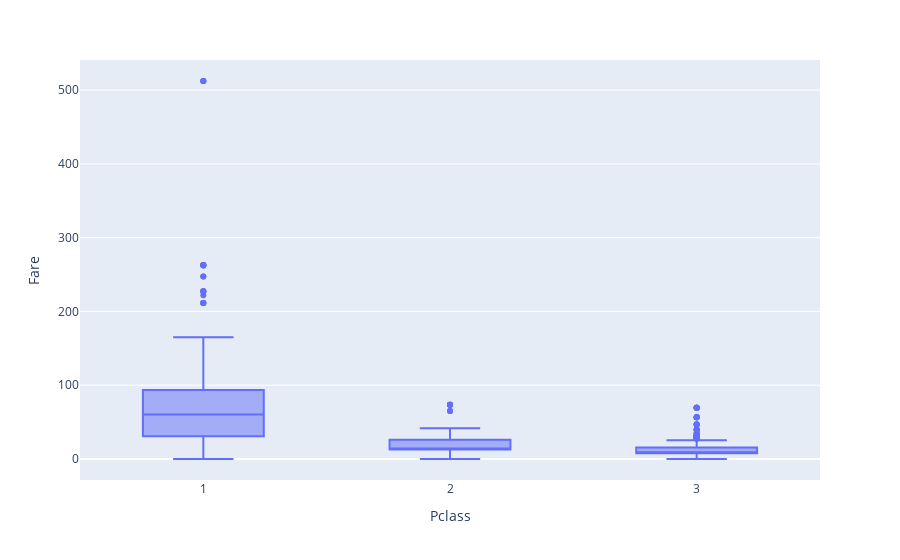

The code cell stored with this chart in its notebook:
### Code cell
px.box(df, x ='Pclass', y='Fare')

### Figure 1 — Plotly figure (JSON) as saved in the notebook; plotly's stock layout.template omitted (floating-point values rounded to 4 significant figures; data arrays with more than 128 entries replaced by an {"elided": "..."} marker saying what was removed)
{"data": [{"alignmentgroup": "True", "hovertemplate": "Pclass=%{x}<br>Fare=%{y}<extra></extra>", "legendgroup": "", "marker": {"color": "#636efa"}, "name": "", "notched": false, "offsetgroup": "", "orientation": "v", "showlegend": false, "type": "box", "x": {"elided": "891 int values"}, "x0": " ", "xaxis": "x", "y": {"elided": "891 float values"}, "y0": " ", "yaxis": "y"}], "layout": {"boxmode": "group", "legend": {"tracegroupgap": 0}, "margin": {"t": 60}, "xaxis": {"anchor": "y", "domain": [0, 1], "title": {"text": "Pclass"}}, "yaxis": {"anchor": "x", "domain": [0, 1], "title": {"text": "Fare"}}}}
